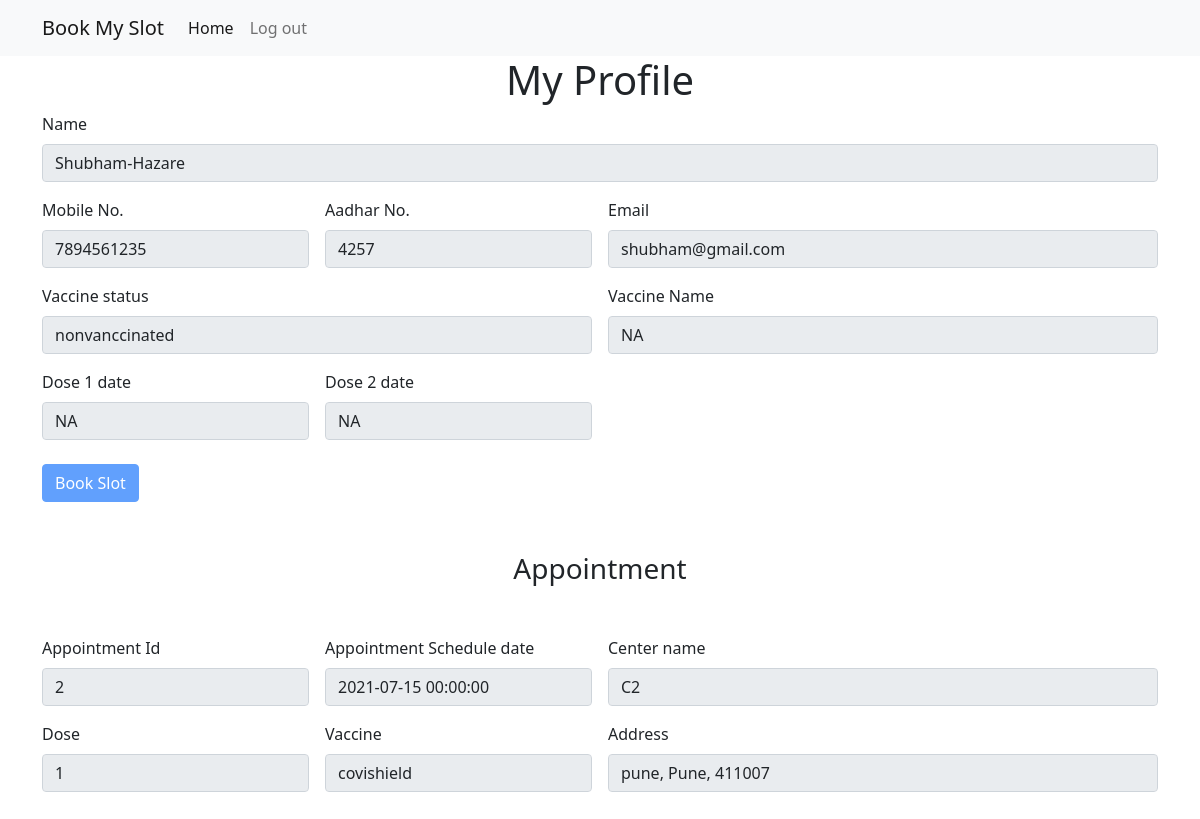
The page /user_home (signed in) on the database its author committed.
### models.py (models this page shows)
class User(db.Model,UserMixin):
    __tablename__= 'users'
    id=db.Column(db.Integer, primary_key=True)
    first_name=db.Column(db.String(100), nullable=False)
    last_name=db.Column(db.String(100), nullable=False)
    aadhar_no=db.Column(db.Integer(), nullable=False,unique=True)
    birth_year=db.Column(db.Integer(), nullable=False)
    email=db.Column(db.String(100),nullable=False)
    mobile_no=db.Column(db.Integer(), nullable=False)
    password=db.Column(db.String(100), nullable=False)
    dose = db.Column(db.Integer(), nullable=True)

class Bookings(db.Model):
    __tablename__= 'bookings'
    booking_id=db.Column(db.Integer, primary_key=True)
    user_id=db.Column(db.Integer,db.ForeignKey('users.id'))
    center_id=db.Column(db.Integer,db.ForeignKey('centers.center_id'))
    vaccine=db.Column(db.String(100),default='V1')
    type=db.Column(db.String,default='free')
    booking_date=db.Column(db.DateTime, default=datetime.datetime.utcnow())
    appointment_date=db.Column(db.DateTime, default=datetime.datetime.utcnow())

class Center(db.Model):
    __tablename__= 'centers'
    center_id=db.Column(db.Integer, primary_key=True)
    center_name=db.Column(db.String(100), nullable=False)
    city=db.Column(db.String(100), nullable=False)
    district=db.Column(db.String(100), nullable=False)
    pin_code=db.Column(db.String(100), nullable=False)
    capacity=db.Column(db.String(100),nullable=False)
    allocated_slots=db.Column(db.Integer, nullable=False)
    available_slots=db.Column(db.Integer, nullable=False)
    vaccine_type=db.Column(db.String(100),nullable=False)
    type=db.Column(db.String, nullable=False)

### routes.py (the view, shortened to what this page needs)
@app.route("/user_home")
@login_required
def user_home():
    try:
        user_profile_data = get_user_data(current_user.id)
        center_data={}
        user_appo_data=get_user_appo(current_user.id)
        user_vaccination_data=get_user_vaccination_data(current_user.id)
        book_btn=None
        if user_appo_data:
            book_btn = "disabled"
        user_profile_data['book_btn']=book_btn
        if user_appo_data:
            center_data = get_center(user_appo_data['center_id'])
        msg = session.get("msg")
        session["msg"]=None
        return render_template('user_home.html',user_profile_data=user_profile_data,user_appo_data=user_appo_data,center_data=center_data,user_vaccination_data=user_vaccination_data, msg=msg)
    except :
        return redirect(url_for('user_home'))

### auth.py (called while the page is built)
@login_manager.user_loader
def load_user(user_id):
    user=session.get('user_cat')
    if user == "Staff":
        return Staff.query.get(user_id)
    else:
        return User.query.get(user_id)

### models.py (called while the page is built)
def get_user_data(user_id):
    result = User.query.get(user_id)
    user = user_schema.dump(result)
    return user

def get_user_vaccination_data(user_id):
    result = UserVaccination.query.filter_by(user_id=user_id).first()
    print(result)
    return user_vaccination_schema.dump(result)

def get_user_appo(user_id):
    result = Bookings.query.filter_by(user_id=user_id).first()
    appo_data = booking_schema.dump(result)
    print("appo_data")
    print(appo_data)
    return appo_data

def get_center(center_id):
    result = Center.query.get(center_id)
    center = center_schema.dump(result)
    return center

### templates/user_home.html (shortened to what this page needs)
{% extends 'base.html' %}
{% block body %}
<div class="container profile-container">
    <h1 class="center-text">My Profile</h1>
    <form class="row g-3 " >
        <div class="col-md-12">
            <label for="name" class="form-label">Name</label>
            {% set name = user_profile_data.first_name ~'-'~ user_profile_data.last_name%}
            <input type="text" class="form-control" id="name" name="name" value={{name}} disabled>
        </div>
        <div class="col-md-3">
            <label for="mobile_no" class="form-label">Mobile No.</label>
            <input type="number" class="form-control" id="mobile_no" value={{user_profile_data.mobile_no}} disabled>
        </div>
        <div class="col-md-3">
            <label for="aadhar_no" class="form-label">Aadhar No.</label>
            <input type="number" class="form-control" id="aadhar_no" value="{{user_profile_data.aadhar_no}}" disabled>
        </div>
        <div class="col-md-6">
          <label for="email" class="form-label">Email</label>
          <input type="email" class="form-control" id="email" value={{user_profile_data.email}} disabled>
        </div>
        <div class="col-md-6">
          <label for="vacc_status" class="form-label">Vaccine status</label>
          {% if user_profile_data.dose==0 %}
          {% set status = 'nonvanccinated' %}
          {% elif user_profile_data.dose==1 %}
          {% set status = 'Partial' %}
          {% else %}
          {% set status = 'Complete' %}
          {% endif %}
          {% if user_vaccination_data %}
            {% set dose1 = user_vaccination_data['d1_date'] %}
            {% set dose2 = user_vaccination_data.d2_date %}
            {% set vaccine_type = user_vaccination_data.vaccine %}
          {% else %}
            {% set vaccine_type = "NA" %}
            {% set dose1 = 'NA' %}
            {% set dose2 = 'NA' %}
            {% set vaccine_type = "NA" %}
          {% endif %}
          <input type="text" class="form-control" id="vacc_status" value={{status}} disabled>
        </div>
        <div class="col-md-6">
            <label for="vacc_name" class="form-label">Vaccine Name</label>
            <input type="text" class="form-control" id="vacc_status" value="{{vaccine_type}}" disabled>
        </div>
        <div class="col-md-3">
            <label for="dose1" class="form-label">Dose 1 date</label>
            <input type="text" class="form-control" id="dose1" value="{{dose1}}" disabled>
        </div>
        <div class="col-md-3">
            <label for="dose2" class="form-label">Dose 2 date</label>
            <input type="text" class="form-control" id="dose2" value="{{dose2}}" disabled>
        </div>
      </form>
      <div class="col-12 mt-4">
        {% if user_appo_data|length > 0 or user_profile_data.dose >= 2  %}
        {% set book_btn= 'disabled' %}
        {% else %}
        {% set book_btn=false %}
        {% endif %}
        <button class="btn btn-primary book-slot-btn" {{user_profile_data.book_btn}}>
            <a href="{{ url_for('book_slot') }}" >Book Slot</a>
        </button>
       </div>
</div>
<div class="container appointment-container">
    <h3 class="center-text">Appointment</h3>
    {% if user_appo_data|length == 0 %}
    <div class="alert alert-warning" role="alert">
        No Appointment Scheduled...
      </div>
    {% else %}
    <form class="row g-3 " >
        <div class="col-md-3">
            <label for="appo_id" class="form-label">Appointment Id</label>
            <input type="text" class="form-control" id="appo_id" name="appo_id" value="{{user_appo_data.booking_id}}" disabled>
        </div>
        <div class="col-md-3">
            <label for="appo_date" class="form-label">Appointment Schedule date</label>
            <input type="text" class="form-control" id="appo_date" value="{{user_appo_data.appointment_date}}" disabled>
        </div>
        <div class="col-md-6">
            <label for="center_name" class="form-label">Center name</label>
            <input type="text" class="form-control" id="center_name" value="{{center_data.center_name}}" disabled>
        </div>
        <div class="col-md-3">
            <label for="dose" class="form-label">Dose</label>
            {% set dose = user_profile_data.dose+1 %}
            <input type="text" class="form-control" id="dose1" value="{{dose}}" disabled>
        </div>
        <div class="col-md-3">
            <label for="vaccine" class="form-label">Vaccine</label>
            <input type="text" class="form-control" id="vaccine" value="{{center_data.vaccine_type}}" disabled>
        </div>
        <div class="col-md-6">
          <label for="center_address" class="form-label">Address</label>
          {% set address = center_data.city~", "~center_data.district~", "~center_data.pin_code %}
          <input type="text" class="form-control" id="center_address" value="{{address}}" disabled>
        </div>
      </form>
      {% endif %}
</div>
{% endblock body %}

### static/css/style.css (style rules this page uses)
.center-text { text-align: center; }
.appointment-container h3 { margin: 50px; }
.appointment-container { margin-top: 50px; margin-bottom: 50px; }
.book-slot-btn a { color: white; text-decoration: none; }

### rows shown on the page
User: mobile_no "7894561235", aadhar_no "4257", email "shubham@gmail.com"
Bookings: appointment_date "2021-07-15 00:00:00"
Center: center_name "C2", vaccine_type "covishield"
